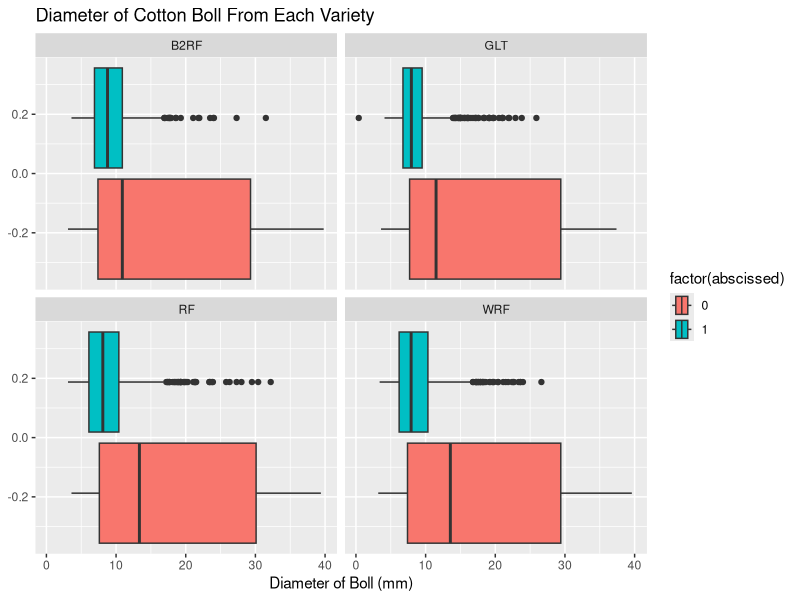
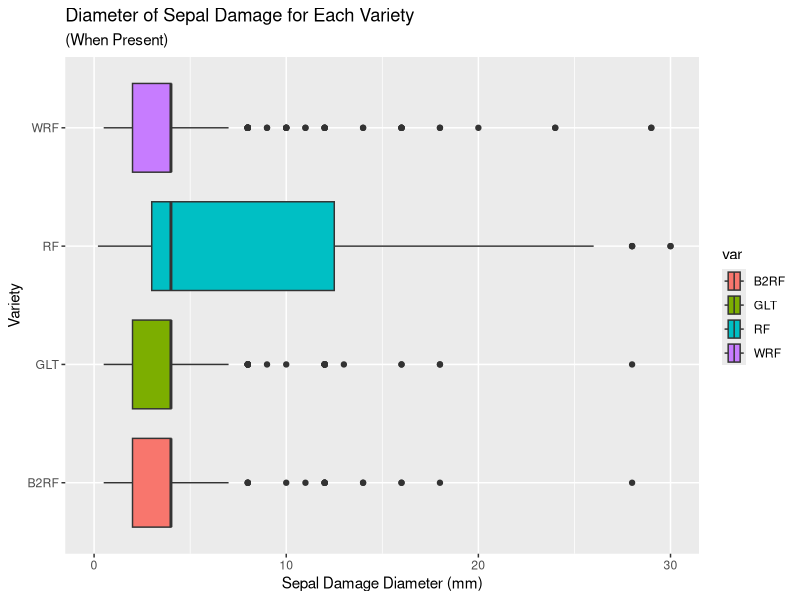
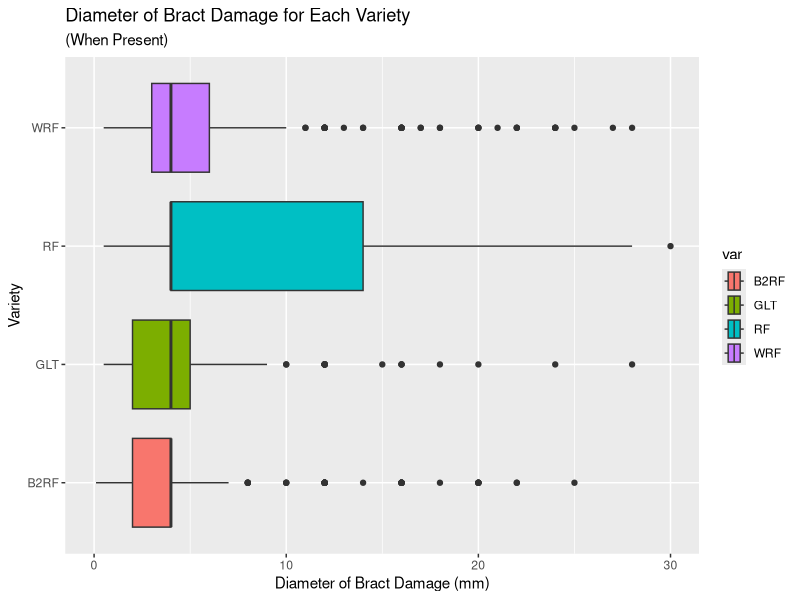
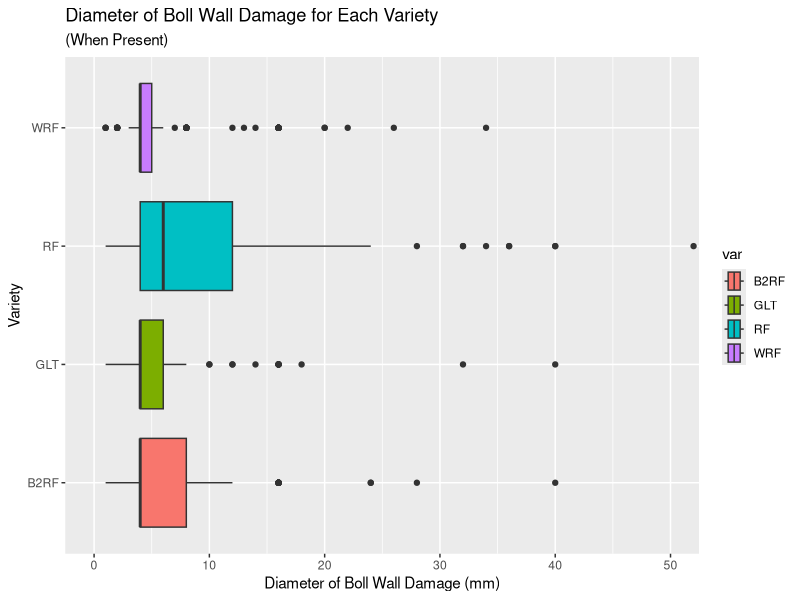
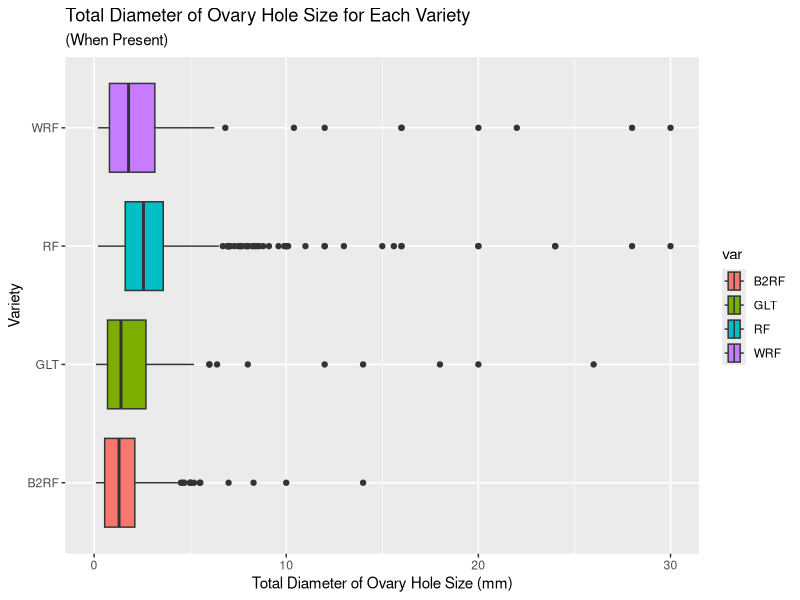
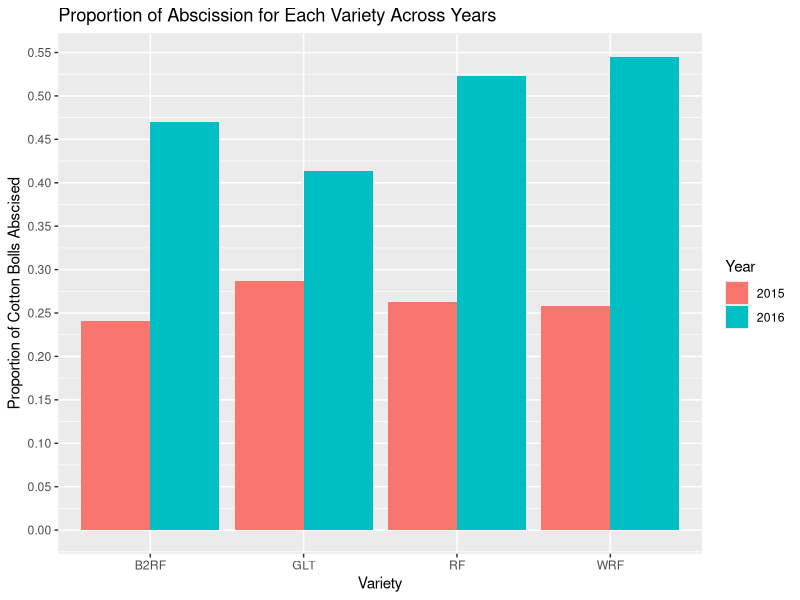
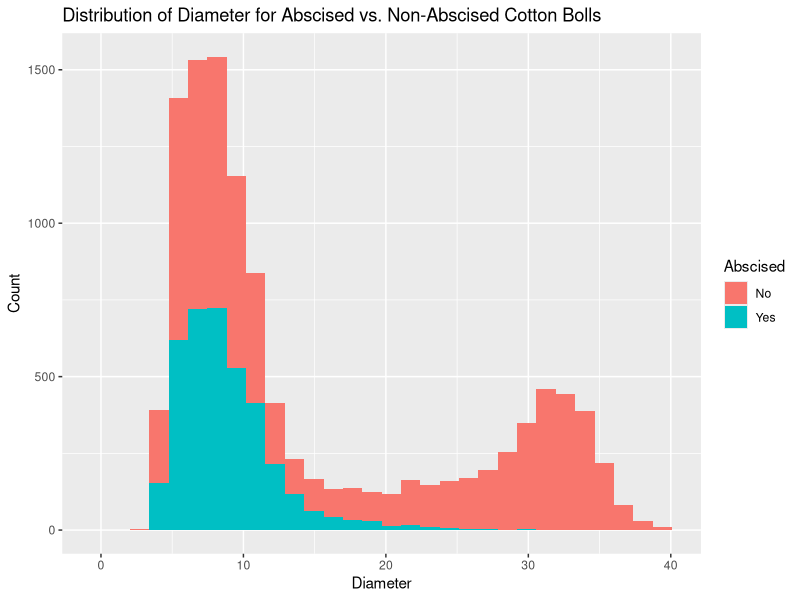
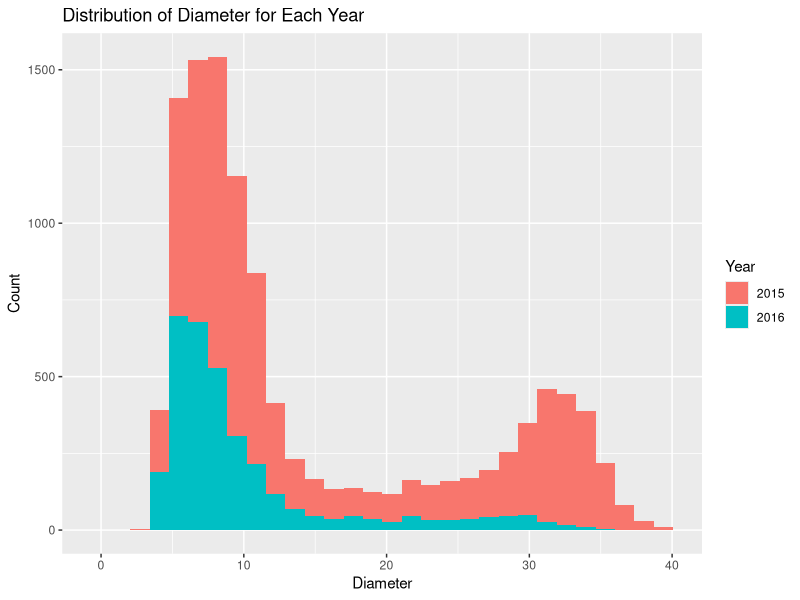

Source code (R) for these figures, in order: (Note: this script raises an error after producing the figures.)
## ---- chunk 1
library(tidyverse)
library(car)
## ---- chunk 2
cleandata <- read.csv("../Data/cleandata.csv", header = TRUE)
head(cleandata)
## ---- chunk 3
#split data into test and train sets
set.seed(1829)
split <- sample(x = nrow(cleandata),size = nrow(cleandata)*.75)
train <- cleandata[split, ]
test <- cleandata[-split, ]

#report number of obs in each
paste0("The train data has ", nrow(train), " observations.")
paste0("The test data has ", nrow(test), " observations.")
## ---- chunk 4
train %>% filter(diameter < 50 & diameter > 0) %>%
  ggplot(aes(diameter, fill = factor(abscissed))) +
  geom_boxplot() +
  facet_wrap(~var) + 
  labs(title = "Diameter of Cotton Boll From Each Variety",
       x = "Diameter of Boll (mm)")
## ---- chunk 5
train %>% filter(diameter < 50 & sepal > 0) %>%
  ggplot(aes(sepal, var, fill = var)) +
  coord_cartesian(xlim = c(0, 30)) +
  geom_boxplot() + 
  labs(title = "Diameter of Sepal Damage for Each Variety",
       subtitle = "(When Present)",
       x = "Sepal Damage Diameter (mm)",
       y = "Variety")
## ---- chunk 6
train %>% filter(diameter < 50 & bract > 0) %>%
  ggplot(aes(bract, var, fill = var)) +
  coord_cartesian(xlim = c(0, 30)) +
  geom_boxplot() + 
  labs(title = "Diameter of Bract Damage for Each Variety",
       subtitle = "(When Present)",
       x = "Diameter of Bract Damage (mm)",
       y = "Variety")
## ---- chunk 7
train %>% filter(diameter < 50 & bollWall > 0) %>%
  ggplot(aes(bollWall, var, fill = var)) +
  coord_cartesian(xlim = c(0, 50)) +
  geom_boxplot() + 
  labs(title = "Diameter of Boll Wall Damage for Each Variety",
       subtitle = "(When Present)",
       x = "Diameter of Boll Wall Damage (mm)",
       y = "Variety")
## ---- chunk 8
train %>% filter(diameter < 50 & ovaryHolesSum > 0) %>%
  ggplot(aes(ovaryHolesSum, var, fill = var)) +
  coord_cartesian(xlim = c(0, 30)) +
  geom_boxplot() + 
  labs(title = "Total Diameter of Ovary Hole Size for Each Variety",
       subtitle = "(When Present)",
       x = "Total Diameter of Ovary Hole Size (mm)",
       y = "Variety")
## ---- chunk 9
table <- train %>% group_by(var, year) %>% summarise(Abscised = sum(abscissed)/n(), Not_Abscised = (n() - sum(abscissed))/n())
table %>% ggplot(aes(x = var, y = Abscised, fill = factor(year))) + 
  geom_col(position = "dodge") + 
  scale_y_continuous(n.breaks = 12) + 
  labs(title = "Proportion of Abscission for Each Variety Across Years",
       x = "Variety",
       y = "Proportion of Cotton Bolls Abscised",
       fill = "Year")
## ---- chunk 10
train %>% filter(diameter < 50 & diameter > 0) %>% ggplot(aes(x = diameter, fill = factor(abscissed))) + 
  geom_histogram() + 
  labs(title = "Distribution of Diameter for Abscised vs. Non-Abscised Cotton Bolls",
       x = "Diameter",
       y = "Count",
       fill = "Abscised") + 
  scale_fill_discrete(labels = c("No", "Yes"))


train %>% filter(diameter < 50 & diameter > 0) %>% ggplot(aes(x = diameter, fill = factor(year))) + 
  geom_histogram() + 
  labs(title = "Distribution of Diameter for Each Year",
       x = "Diameter",
       y = "Count",
       fill = "Year")
## ---- chunk 11
a <- summary(train$diameter)
b <- summary(train$sepal)
c <- summary(train$bract)
d <- summary(train$bollWall)
e <- summary(train$ovaryHolesCount)
f <- summary(train$ovaryHolesSum)

list(diameter = a, 
     sepal = b,
     bract = c,
     bollWall = d,
     ovaryHolesCount = e,
     ovaryHolesSum = f)
## ---- chunk 12
# look at observations > 0
filtrain <- train %>% filter(diameter < 50 & diameter > 0 &
                               sepal > 0 & 
                               bract > 0 & 
                               bollWall > 0 & 
                               ovaryHolesCount > 0 & 
                               ovaryHolesSum > 0)

# correlation matrix
correlation <- cor(filtrain[c(6:10,25)])
correlation

# colorful correlation plot
corrplot(correlation, type="upper", order="hclust",
         col=brewer.pal(n=8, name="RdYlBu"))
